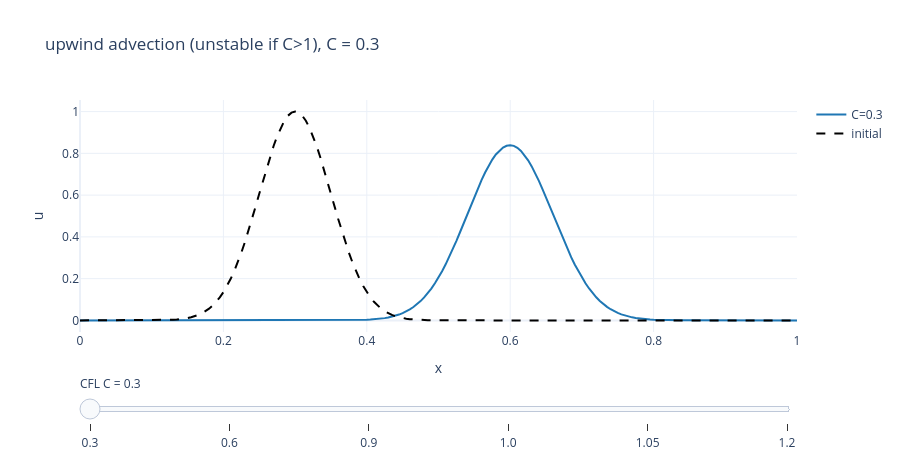

This figure's notebook cell:
### Code cell
interactive.plotly_cfl_transport().show()        # advection: stable iff CFL C <= 1

### Figure 1 — Plotly figure (JSON) as saved in the notebook; plotly's stock layout.template omitted (floating-point values rounded to 4 significant figures; data arrays with more than 128 entries replaced by an {"elided": "..."} marker saying what was removed)
{"data": [{"line": {"color": "#1f77b4"}, "name": "C=0.3", "type": "scatter", "visible": true, "x": {"elided": "201 float values"}, "y": {"elided": "201 float values"}}, {"line": {"color": "#1f77b4"}, "name": "C=0.6", "type": "scatter", "visible": false, "x": {"elided": "201 float values"}, "y": {"elided": "201 float values"}}, {"line": {"color": "#1f77b4"}, "name": "C=0.9", "type": "scatter", "visible": false, "x": {"elided": "201 float values"}, "y": {"elided": "201 float values"}}, {"line": {"color": "#1f77b4"}, "name": "C=1.0", "type": "scatter", "visible": false, "x": {"elided": "201 float values"}, "y": {"elided": "201 float values"}}, {"line": {"color": "#1f77b4"}, "name": "C=1.05", "type": "scatter", "visible": false, "x": {"elided": "201 float values"}, "y": {"elided": "201 float values"}}, {"line": {"color": "#1f77b4"}, "name": "C=1.2", "type": "scatter", "visible": false, "x": {"elided": "201 float values"}, "y": {"elided": "201 float values"}}, {"line": {"color": "black", "dash": "dash"}, "mode": "lines", "name": "initial", "type": "scatter", "visible": true, "x": {"elided": "201 float values"}, "y": {"elided": "201 float values"}}], "layout": {"height": 460, "sliders": [{"active": 0, "currentvalue": {"prefix": "CFL C = "}, "pad": {"t": 40}, "steps": [{"args": [{"visible": [true, false, false, false, false, false, true]}, {"title.text": "upwind advection (unstable if C>1), C = 0.3", "yaxis.autorange": true}], "label": "0.3", "method": "update"}, {"args": [{"visible": [false, true, false, false, false, false, true]}, {"title.text": "upwind advection (unstable if C>1), C = 0.6", "yaxis.autorange": true}], "label": "0.6", "method": "update"}, {"args": [{"visible": [false, false, true, false, false, false, true]}, {"title.text": "upwind advection (unstable if C>1), C = 0.9", "yaxis.autorange": true}], "label": "0.9", "method": "update"}, {"args": [{"visible": [false, false, false, true, false, false, true]}, {"title.text": "upwind advection (unstable if C>1), C = 1.0", "yaxis.autorange": true}], "label": "1.0", "method": "update"}, {"args": [{"visible": [false, false, false, false, true, false, true]}, {"title.text": "upwind advection (unstable if C>1), C = 1.05", "yaxis.autorange": true}], "label": "1.05", "method": "update"}, {"args": [{"visible": [false, false, false, false, false, true, true]}, {"title.text": "upwind advection (unstable if C>1), C = 1.2", "yaxis.autorange": true}], "label": "1.2", "method": "update"}]}], "title": {"text": "upwind advection (unstable if C>1), C = 0.3"}, "xaxis": {"title": {"text": "x"}}, "yaxis": {"title": {"text": "u"}}}}
